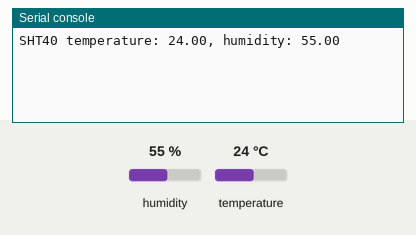
Simulated run of this program. Board: Raspberry Pi Pico running MicroPython. Parts: the last lines printed to the serial console. The inputs (shaded band) are chosen by the test bench; at power-on: humidity 55 %, temperature 24 °C.

Above: at 1.2 s.
1.3 s: humidity set to 22 %
At 2.8 s:
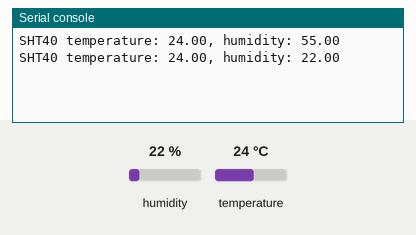
4.0 s: temperature set to 12 °C
At 4.7 s:
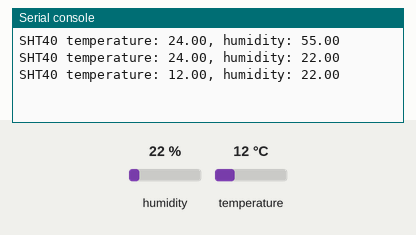
6.7 s: humidity set to 40 %
At 8.6 s:
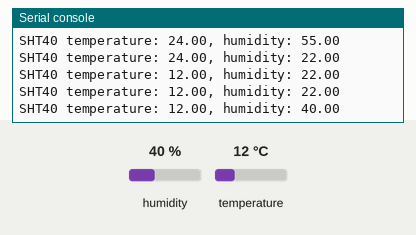
Timing chart, 0 to 10.1 s (numbered marks = the images above; inputs shaded):
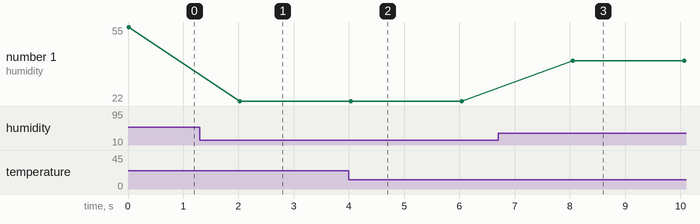

Measured:
- after the input at 1.3 s, the serial console: prints a new line after 0.72 s (image 1)
- after the input at 4.0 s, the serial console: prints a new line at once (image 2)
- after the input at 6.7 s, the serial console: prints a new line after 1.4 s (image 3)
- plotted number 1: 55 → 22 after the input at 1.3 s

The program:

meas.py
```python
from machine import Pin, I2C
import time

def sht40_read(i2c):
    # Request raw temperature and humidity data
    i2c.writeto(0x44, bytes([0xfd]))
    time.sleep_ms(10)
    buffer = i2c.readfrom(0x44, 6)
    # Extract and convert temperature and humidity data
    temperature = (buffer[0] << 8) + buffer[1]
    humidity    = (buffer[3] << 8) + buffer[4]
    temperature = ((21875 * temperature) >> 13) - 45000
    humidity    = ((15625 * humidity) >> 13) - 6000
    return [temperature, humidity]

i2c = I2C(0, sda=Pin(0), scl=Pin(1))
while True:
    sht40_temp, sht40_rh = sht40_read(i2c)
    print(f"SHT40 temperature: {sht40_temp*.001:.2f}, humidity: {sht40_rh * .001:.2f}")
    time.sleep_ms(2000)
```
